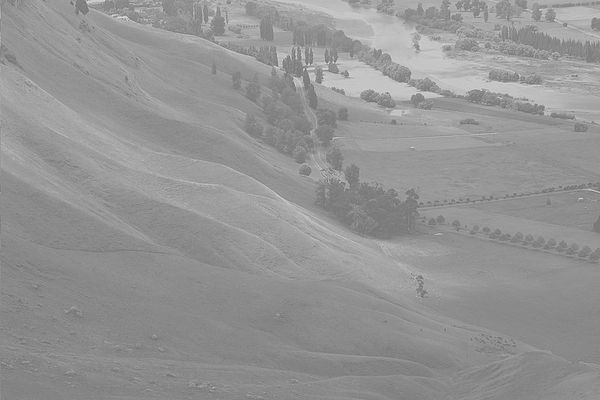
#> input picture hist.jpg, 600 x 400 px
$ python hist-matching.py
#> lines starting #> are read from the running program, lines starting #| are printed output that depends on the picture
import numpy as np
import cv2
import math
import matplotlib.pyplot as plt

img = cv2.imread('hist.jpg',0)
#> img is the input picture: shape (400, 600); min 105, max 228, mean 148
cv2.imshow("input",img)
print(img.shape)
#| (400, 600)
plt.hist(img.ravel(),256, [0,255])
plt.show()
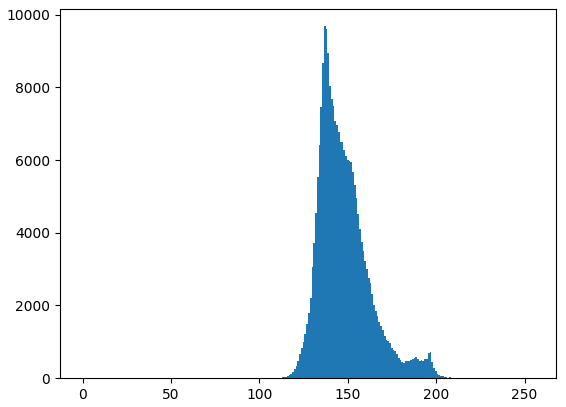
#> figure drawn by matplotlib, 1 panel; tallest bar 9682 high, from x = 136.5 to 137.5

m1=float(input("Mean1= "))
#> the answer given: 3
sd1=float(input("SD1= "))
#> the answer given: 3
m2=float(input("Mean2= "))
#> the answer given: 3
sd2=float(input("SD2= "))
#> the answer given: 3
p=math.pi
t=math.sqrt(2*p)

def calc(x,m,sd):
    a=(x-m)/sd
    temp=(1/(sd*t))*(math.exp((-0.5)*(a*a)))
    return temp

g1=[]
g2=[]
g=[]
summ=0

cnt1=np.zeros((256,),np.int32)
sk1=np.zeros((256,),np.int32)
sk2=np.zeros((256,),np.int32)
sk=np.zeros((256,),np.int32)

h=img.shape[0]
#> h = 400
w=img.shape[1]
#> w = 600

for x in range(256):
    t1=calc(x,m1,sd1)
    t2=calc(x,m2,sd2)
    g1.append(t1)
    g2.append(t2)
    g.append(t1+t2)
    summ=summ+t1+t2

for x in range(256):
    g[x]=g[x]/summ

plt.plot(np.array(range(256)),g1)
plt.plot(np.array(range(256)),g2)
plt.plot(np.array(range(256)),g)
plt.title("Gaussian()")
plt.xlabel("X")
plt.ylabel("Y")
plt.show()
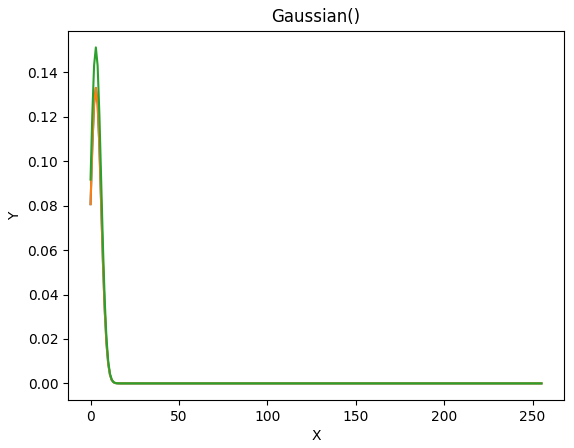
#> figure drawn by matplotlib, 1 panel; curve peaks at x = 3, y = 0.133; curve peaks at x = 3, y = 0.133; curve peaks at x = 3, y = 0.151

p=0
for x in range(256):
    p= (g[x]) + p
    s= 255*p
    s= round(s)
    sk2[x]=s

for i in range(h):
    for j in range(w):
        temp=img[i][j]
        cnt1[temp]= cnt1[temp]+1
#> after the loop, cnt1 = 256 values, max 9682 at index 137, min 0 at index 0, mean 937.5

p=0

for x in range(len(cnt1)):
    p= (cnt1[x]/(h*w)) +p
    s= 255 * p
    s= round(s)
    sk1[x]=s
#> after the loop, p = 1; sk1 = 256 values from 0 to 255


for x in range(len(sk1)):
    temp=sk1[x]
    rep=0
    dif=100000000
    for y in range(len(sk2)):
        t=abs(temp-sk2[y])
        if t<dif:
            dif=t
            rep=y
    sk[x]=rep
#> after the loop, sk = 256 values from 0 to 12

plt.plot(np.array(range(256)),sk2)
plt.plot(np.array(range(256)),sk1)
plt.plot(np.array(range(256)),sk)
plt.title("Equlization")
plt.xlabel("X")
plt.ylabel("Y")
plt.show()
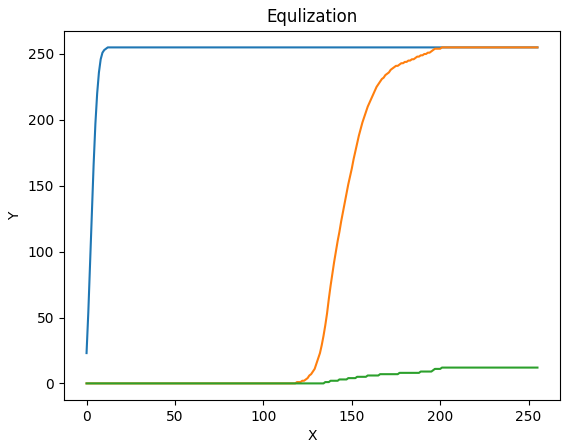
#> figure drawn by matplotlib, 1 panel; curve peaks at x = 12, y = 255; curve peaks at x = 201, y = 255; curve peaks at x = 201, y = 12


plt.hist(sk2.ravel(),256, [0,255])
plt.show()
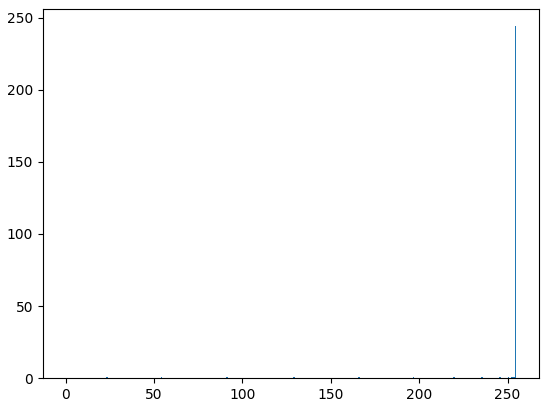
#> figure drawn by matplotlib, 1 panel; tallest bar 244 high, from x = 254 to 255
plt.hist(sk1.ravel(),256, [0,255])
plt.show()
#> figure, not shown here; tallest bar 119 high, from x = 0 to 0.996
plt.hist(sk.ravel(),256, [0,255])
plt.show()
#> figure, not shown here; tallest bar 135 high, from x = 0 to 0.996

# [4 lines of commented-out code are left out]


img2=np.ones((400,600),img.dtype)
for i in range(h):
    for j in range(w):
        temp=img.item(i,j)
        img2[i][j]=sk[temp]
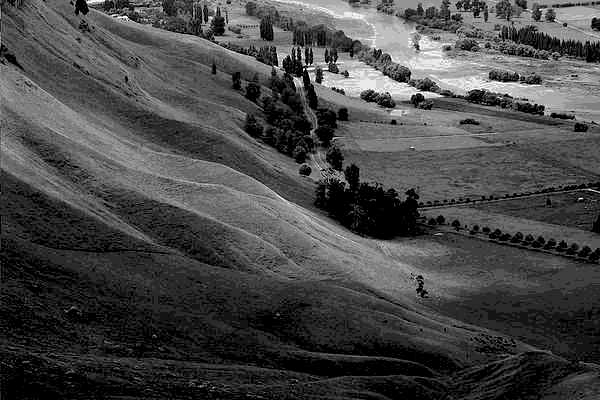
#> img2: shape (400, 600); min 0, max 12, mean 3.34; drawn with min black and max white

plt.hist(img2.ravel(),256, [0,255])
plt.show()
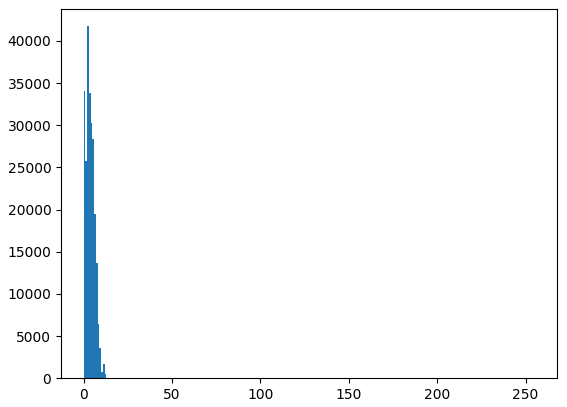
#> figure drawn by matplotlib, 1 panel; tallest bar 41738 high, from x = 1.99 to 2.99

plt.hist(img.ravel(),256,[0,255])
plt.hist(img2.ravel(),256, [0,255])
plt.show()
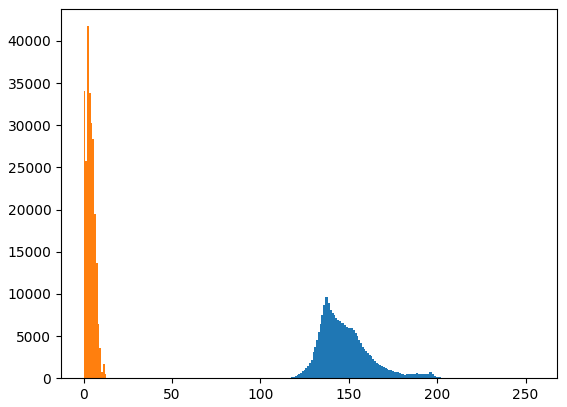
#> figure drawn by matplotlib, 1 panel; tallest bar 9682 high, from x = 136.5 to 137.5; tallest bar 41738 high, from x = 1.99 to 2.99

cv2.imshow("output",img2)

cv2.waitKey(0)
cv2.destroyAllWindows()
